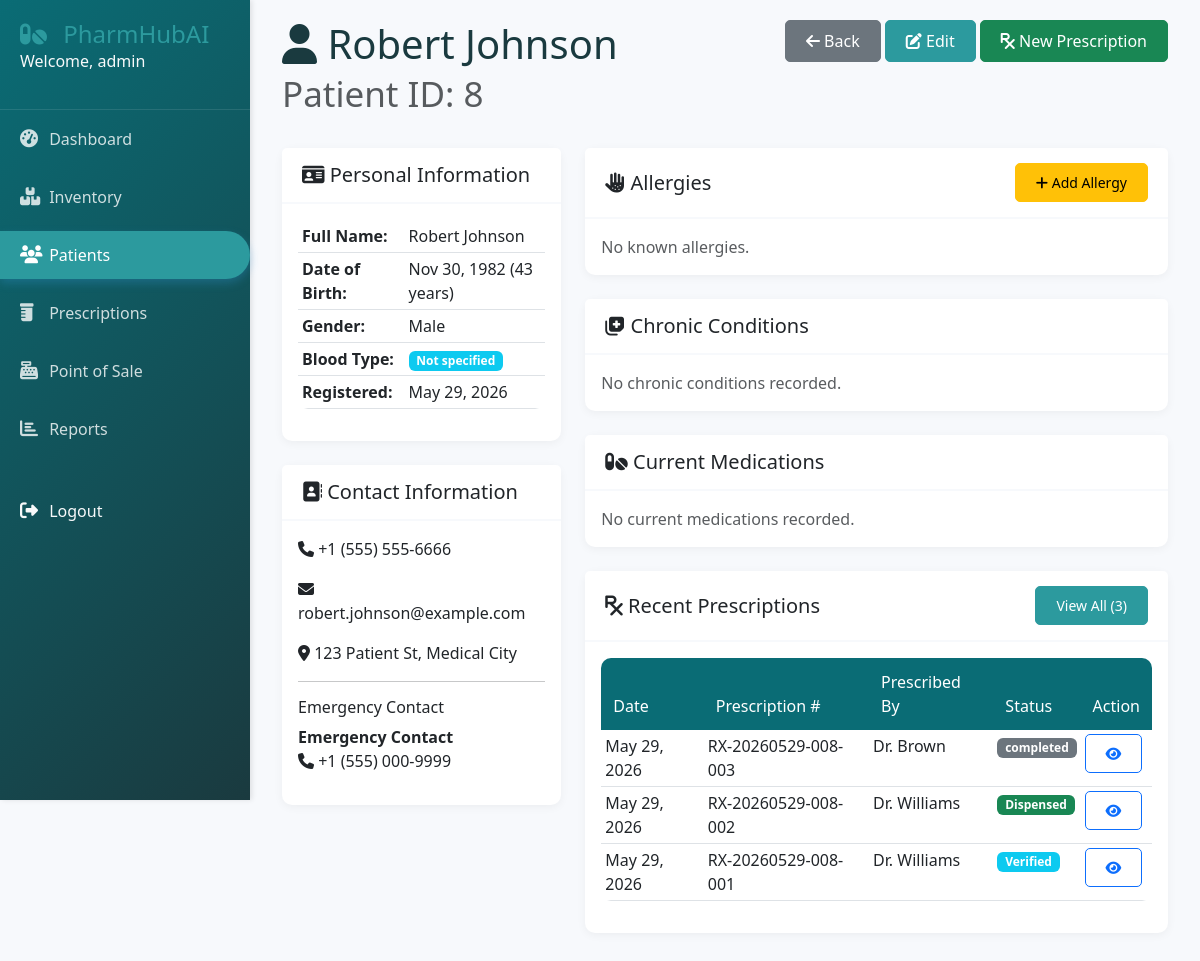
The app's page /patients/8/ (signed in) with its own data.
### patients/models.py (models this page shows, shortened)
class Patient(models.Model):
    BLOOD_TYPES = (
        ('A+', 'A+'), ('A-', 'A-'),
        ('B+', 'B+'), ('B-', 'B-'),
        ('AB+', 'AB+'), ('AB-', 'AB-'),
        ('O+', 'O+'), ('O-', 'O-'),
    )
    first_name = models.CharField(max_length=100)
    last_name = models.CharField(max_length=100)
    pharmacy = models.ForeignKey('accounts.Pharmacy', on_delete=models.CASCADE, null=True)
    date_of_birth = models.DateField()
    gender = models.CharField(max_length=10, choices=(('M', 'Male'), ('F', 'Female'), ('O', 'Other')))
    phone = models.CharField(max_length=15)
    email = models.EmailField(blank=True)
    address = models.TextField()
    blood_type = models.CharField(max_length=3, choices=BLOOD_TYPES, blank=True)
    allergies = models.TextField(blank=True, help_text="List all known allergies")
    chronic_conditions = models.TextField(blank=True, help_text="List all chronic conditions")
    current_medications = models.TextField(blank=True, help_text="List current medications")
    emergency_contact_name = models.CharField(max_length=200)
    emergency_contact_phone = models.CharField(max_length=15)
    created_by = models.ForeignKey(User, on_delete=models.SET_NULL, null=True)
    created_at = models.DateTimeField(auto_now_add=True)
    updated_at = models.DateTimeField(auto_now=True)
    class Meta:
        indexes = [
            models.Index(fields=['last_name', 'first_name']),
            models.Index(fields=['phone']),
        ]
    @property
    def age(self):
        today = date.today()
        return today.year - self.date_of_birth.year - (
            (today.month, today.day) < (self.date_of_birth.month, self.date_of_birth.day)
        )
    @property
    def full_name(self):
        return f"{self.first_name} {self.last_name}"

### prescriptions/models.py (models this page shows, shortened)
class Prescription(models.Model):
    STATUS_CHOICES = (
        ('pending', 'Pending'),
        ('verified', 'Verified'),
        ('dispensed', 'Dispensed'),
        ('cancelled', 'Cancelled'),
        ('on_hold', 'On Hold'),
    )
    pharmacy = models.ForeignKey('accounts.Pharmacy', on_delete=models.CASCADE, null=True)
    prescription_number = models.CharField(max_length=50, unique=True)
    patient = models.ForeignKey(Patient, on_delete=models.CASCADE, related_name='prescriptions')
    prescribed_by = models.CharField(max_length=200)  # Doctor's name
    prescribed_date = models.DateField()
    pharmacist = models.ForeignKey(User, on_delete=models.SET_NULL, null=True, related_name='processed_prescriptions')
    status = models.CharField(max_length=20, choices=STATUS_CHOICES, default='pending')
    notes = models.TextField(blank=True)
    created_at = models.DateTimeField(auto_now_add=True)
    updated_at = models.DateTimeField(auto_now=True)
    class Meta:
        ordering = ['-created_at']

### patients/views.py (the view)
# urls.py: path('<int:pk>/', views.patient_detail, name='detail'),
@login_required
def patient_detail(request, pk):
    patient = get_object_or_404(Patient, pk=pk)
    prescriptions = patient.prescriptions.all().order_by('-created_at')[:5]
    allergies = patient.allergy_list.all()
    context = {
        'patient': patient,
        'prescriptions': prescriptions,
        'allergies': allergies,
        'prescription_count': patient.prescriptions.count()
    }
    return render(request, 'patients/detail.html', context)

### templates/patients/detail.html (shortened to what this page needs)
{% extends 'base.html' %}
{% block content %}
<div class="container-fluid">
    <div class="row mb-4">
        <div class="col">
            <h1>
                <i class="fas fa-user"></i> {{ patient.full_name }}
                <small class="text-muted">Patient ID: {{ patient.id }}</small>
            </h1>
        </div>
        <div class="col text-end">
            <a href="/patients/" class="btn btn-secondary">
                <i class="fas fa-arrow-left"></i> Back
            </a>
            <a href="/patients/{{ patient.id }}/edit/" class="btn btn-primary">
                <i class="fas fa-edit"></i> Edit
            </a>
            <a href="/prescriptions/create/?patient={{ patient.id }}" class="btn btn-success">
                <i class="fas fa-prescription"></i> New Prescription
            </a>
        </div>
    </div>
    <div class="row">
        <div class="col-md-4">
            <div class="card mb-4">
                <div class="card-header">
                    <h5 class="mb-0"><i class="fas fa-id-card"></i> Personal Information</h5>
                </div>
                <div class="card-body">
                    <table class="table table-sm">
                        <tr>
                            <th>Full Name:</th>
                            <td>{{ patient.full_name }}</td>
                        </tr>
                        <tr>
                            <th>Date of Birth:</th>
                            <td>{{ patient.date_of_birth|date:"M d, Y" }} ({{ patient.age }} years)</td>
                        </tr>
                        <tr>
                            <th>Gender:</th>
                            <td>{{ patient.get_gender_display }}</td>
                        </tr>
                        <tr>
                            <th>Blood Type:</th>
                            <td>
                                <span class="badge bg-info">{{ patient.blood_type|default:"Not specified" }}</span>
                            </td>
                        </tr>
                        <tr>
                            <th>Registered:</th>
                            <td>{{ patient.created_at|date:"M d, Y" }}</td>
                        </tr>
                    </table>
                </div>
            </div>
            <div class="card mb-4">
                <div class="card-header">
                    <h5 class="mb-0"><i class="fas fa-address-book"></i> Contact Information</h5>
                </div>
                <div class="card-body">
                    <p><i class="fas fa-phone"></i> {{ patient.phone }}</p>
                    {% if patient.email %}
                    <p><i class="fas fa-envelope"></i> {{ patient.email }}</p>
                    {% endif %}
                    <p><i class="fas fa-map-marker-alt"></i> {{ patient.address|linebreaksbr }}</p>
                    <hr>
                    <h6>Emergency Contact</h6>
                    <p><strong>{{ patient.emergency_contact_name }}</strong><br>
                    <i class="fas fa-phone"></i> {{ patient.emergency_contact_phone }}</p>
                </div>
            </div>
        </div>
        <div class="col-md-8">
            <div class="card mb-4">
                <div class="card-header d-flex justify-content-between align-items-center">
                    <h5 class="mb-0"><i class="fas fa-allergies"></i> Allergies</h5>
                    <a href="/patients/{{ patient.id }}/add-allergy/" class="btn btn-sm btn-warning">
                        <i class="fas fa-plus"></i> Add Allergy
                    </a>
                </div>
                <div class="card-body">
                    {% if allergies %}
                    <div class="table-responsive">
                        <table class="table table-sm">
                            <thead>
                                <tr>
                                    <th>Allergen</th>
                                    <th>Severity</th>
                                    <th>Reaction</th>
                                    <th>Diagnosed</th>
                                </tr>
                            </thead>
                            <tbody>
                                {% for allergy in allergies %}
                                <tr>
                                    <td>{{ allergy.allergen }}</td>
                                    <td>
                                        <span class="badge {% if allergy.severity == 'severe' %}bg-danger{% elif allergy.severity == 'moderate' %}bg-warning{% else %}bg-info{% endif %}">
                                            {{ allergy.get_severity_display }}
                                        </span>
                                    </td>
                                    <td>{{ allergy.reaction|truncatechars:50 }}</td>
                                    <td>{{ allergy.diagnosed_date|date:"M d, Y"|default:"N/A" }}</td>
                                </tr>
                                {% endfor %}
                            </tbody>
                        </table>
                    </div>
                    {% else %}
                    <p class="text-muted mb-0">No known allergies.</p>
                    {% endif %}
                </div>
            </div>
            <div class="card mb-4">
                <div class="card-header">
                    <h5 class="mb-0"><i class="fas fa-notes-medical"></i> Chronic Conditions</h5>
                </div>
                <div class="card-body">
                    {% if patient.chronic_conditions %}
                    <p>{{ patient.chronic_conditions|linebreaksbr }}</p>
                    {% else %}
                    <p class="text-muted mb-0">No chronic conditions recorded.</p>
                    {% endif %}
                </div>
            </div>
            <div class="card mb-4">
                <div class="card-header">
                    <h5 class="mb-0"><i class="fas fa-pills"></i> Current Medications</h5>
                </div>
                <div class="card-body">
                    {% if patient.current_medications %}
                    <p>{{ patient.current_medications|linebreaksbr }}</p>
                    {% else %}
                    <p class="text-muted mb-0">No current medications recorded.</p>
                    {% endif %}
                </div>
            </div>
            <div class="card">
                <div class="card-header d-flex justify-content-between align-items-center">
                    <h5 class="mb-0"><i class="fas fa-prescription"></i> Recent Prescriptions</h5>
                    <a href="/patients/{{ patient.id }}/prescriptions/" class="btn btn-sm btn-primary">
                        View All ({{ prescription_count }})
                    </a>
                </div>
                <div class="card-body">
                    {% if prescriptions %}
                    <div class="table-responsive">
                        <table class="table table-sm">
                            <thead>
                                <tr>
                                    <th>Date</th>
                                    <th>Prescription #</th>
                                    <th>Prescribed By</th>
                                    <th>Status</th>
                                    <th>Action</th>
                                </tr>
                            </thead>
                            <tbody>
                                {% for rx in prescriptions %}
                                <tr>
                                    <td>{{ rx.created_at|date:"M d, Y" }}</td>
                                    <td>{{ rx.prescription_number }}</td>
                                    <td>{{ rx.prescribed_by }}</td>
                                    <td>
                                        <span class="badge {% if rx.status == 'dispensed' %}bg-success{% elif rx.status == 'pending' %}bg-warning{% elif rx.status == 'verified' %}bg-info{% else %}bg-secondary{% endif %}">
                                            {{ rx.get_status_display }}
                                        </span>
                                    </td>
                                    <td>
                                        <a href="/prescriptions/{{ rx.id }}/" class="btn btn-sm btn-outline-primary">
                                            <i class="fas fa-eye"></i>
                                        </a>
                                    </td>
                                </tr>
                                {% endfor %}
                            </tbody>
                        </table>
                    </div>
                    {% else %}
                    <p class="text-muted mb-0">No prescriptions found.</p>
                    {% endif %}
                </div>
            </div>
        </div>
    </div>
</div>
{% endblock %}

### templates/base.html (shortened to what this page needs)
<!DOCTYPE html>
<html lang="en">
<head>
    <link href="https://cdn.jsdelivr.net/npm/bootstrap@5.3.0-alpha1/dist/css/bootstrap.min.css" rel="stylesheet">
    <link rel="stylesheet" href="https://cdnjs.cloudflare.com/ajax/libs/font-awesome/6.4.0/css/all.min.css">
    {% load static %}
    <link rel="stylesheet" href="{% static 'css/style.css' %}">
</head>
<body>
    {% if user.is_authenticated %}
    <div class="sidebar">
        <div class="sidebar-header">
            <a style="text-decoration: none; color: #2c9a9e;" href="{%url 'accounts:landing_page'%}"><h3><i class="fas fa-pills"></i> PharmHubAI</h3></a>
            <p class="text-light">Welcome, {{ user.get_full_name|default:user.username }}</p>
        </div>
        <ul class="nav flex-column">
            <li class="nav-item">
                <a class="nav-link {% if request.path == '/dashboard' %}active{% endif %}" href="/dashboard/">
                    <i class="fas fa-tachometer-alt"></i> Dashboard
                </a>
            </li>
            <li class="nav-item">
                <a class="nav-link {% if '/inventory' in request.path %}active{% endif %}" href="/inventory/">
                    <i class="fas fa-boxes"></i> Inventory
                </a>
            </li>
            <li class="nav-item">
                <a class="nav-link {% if '/patients' in request.path %}active{% endif %}" href="/patients/">
                    <i class="fas fa-users"></i> Patients
                </a>
            </li>
            <li class="nav-item">
                <a class="nav-link {% if '/prescriptions' in request.path %}active{% endif %}" href="/prescriptions/">
                    <i class="fas fa-prescription-bottle"></i> Prescriptions
                </a>
            </li>
            <li class="nav-item">
                <a class="nav-link {% if '/sales' in request.path %}active{% endif %}" href="/sales/pos/">
                    <i class="fas fa-cash-register"></i> Point of Sale
                </a>
            </li>
            <li class="nav-item">
                <a class="nav-link {% if '/reports' in request.path %}active{% endif %}" href="/reports/">
                    <i class="fas fa-chart-bar"></i> Reports
                </a>
            </li>
            <li class="nav-item mt-4">
                <a class="nav-link text-light" href="/logout/">
                    <i class="fas fa-sign-out-alt"></i> Logout
                </a>
            </li>
        </ul>
    </div>
    {% endif %}
    <div class="main-content">
        {% block content %}{% endblock %}
    </div>
</body>
</html>

### records on screen
Patient: full_name "Robert Johnson", id "8", date_of_birth "Nov 30, 1982", age "43", gender "Male", blood_type "Not specified", created_at "May 29, 2026", phone "+1 (555) 555-6666", email "robert.johnson@example.com", address "123 Patient St, Medical City", emergency_contact_name "Emergency Contact", emergency_contact_phone "+1 (555) 000-9999"
Prescription: created_at "May 29, 2026", prescription_number "RX-20260529-008-003", prescribed_by "Dr. Brown", status "completed"
Prescription: created_at "May 29, 2026", prescription_number "RX-20260529-008-002", prescribed_by "Dr. Williams", status "Dispensed"
Prescription: created_at "May 29, 2026", prescription_number "RX-20260529-008-001", prescribed_by "Dr. Williams", status "Verified"

### other values on screen
{{ user.get_full_name|default:user.username }} "admin"
{{ prescription_count }} "3"
